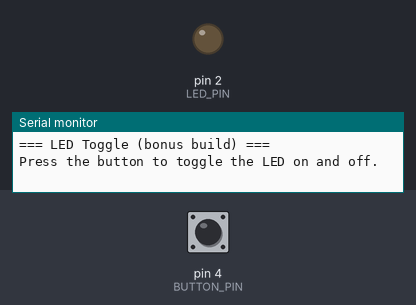
Bench run of a sketch on a simulated Arduino Uno, built for the host (arithmetic inside an expression is 32-bit, double 64-bit). Shown: output pins drawn as LEDs (lit = HIGH), the last lines printed to the serial monitor. The test bench sets the inputs (shaded band); at power-on: pin 4 (BUTTON_PIN) LOW.

Above: at 1.2 s.
1.3 s: pin 4 (BUTTON_PIN) pulled HIGH for 0.15 s
At 1.7 s:
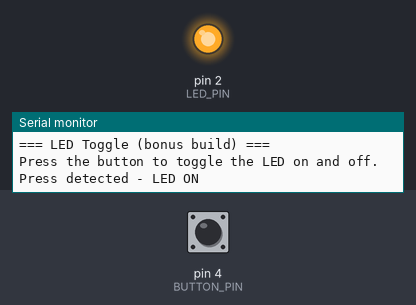
2.9 s: pin 4 (BUTTON_PIN) pulled HIGH for 1 s
At 4.1 s:
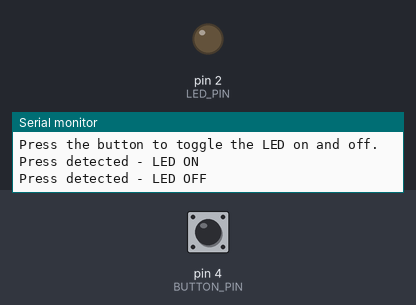
5.4 s: pin 4 (BUTTON_PIN) pulled HIGH for 3.2 s
At 6.0 s:
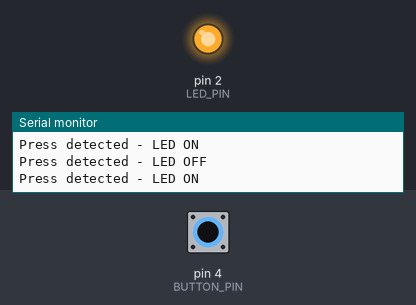
Timing chart, 0 to 8.4 s (numbered marks = the images above; inputs shaded):
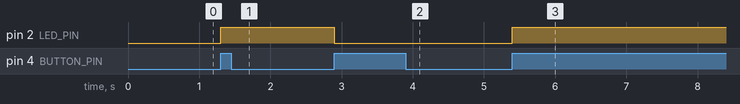

Measured:
- after the input at 1.3 s, pin 2 (LED_PIN): LOW → HIGH at once
- after the input at 2.9 s, pin 2 (LED_PIN): HIGH → LOW at once
- after the input at 5.4 s, pin 2 (LED_PIN): LOW → HIGH at once

The sketch:

code-led-button-toggle.ino
```cpp
// ==========================================
// WORKSHOP 1 (BONUS): LED TOGGLED BY BUTTON
// Press once = LED on. Press again = LED off.
// ==========================================
//
// Hardware: 1x LED + 1x 220 ohm resistor + 1x push button
// Pins: GPIO 2 -> LED, GPIO 4 -> Button
// Libraries: None (built-in only)
//
// This is the SAME circuit as code-led-button.ino. Only the code changes.
//
// HOW IT DIFFERS FROM THE MAIN PROJECT:
//   Main project (code-led-button.ino): LED is on ONLY while the button is held.
//   This bonus build:                   LED toggles - one press turns it on and
//                                       it STAYS on; the next press turns it off.
//
// The trick is "edge detection": instead of reacting to the button being HIGH,
// we react to the *moment* it changes from LOW to HIGH (the "rising edge" - the
// instant of the press). We do that by remembering the previous reading.

// ===== PIN DEFINITIONS =====
const int LED_PIN = 2;      // LED connected to GPIO pin 2
const int BUTTON_PIN = 4;   // Button connected to GPIO pin 4

// ===== STATE VARIABLES =====
// These keep their value between loop() runs.
bool ledOn = false;             // Is the LED currently on? Starts off.
int lastButtonState = LOW;      // What the button read on the previous loop.

// ===== SETUP (runs once at startup) =====
void setup() {
  Serial.begin(9600);

  pinMode(LED_PIN, OUTPUT);            // LED is something we control (output)
  pinMode(BUTTON_PIN, INPUT_PULLDOWN); // Button is an input; internal pull-down
                                       // keeps it LOW until the button is pressed

  digitalWrite(LED_PIN, LOW);          // Make sure the LED starts off

  Serial.println("=== LED Toggle (bonus build) ===");
  Serial.println("Press the button to toggle the LED on and off.");
  Serial.println("");
}

// ===== MAIN PROGRAM (runs forever) =====
void loop() {
  // Read the button right now.
  int buttonState = digitalRead(BUTTON_PIN);

  // Rising edge: it was LOW last time, and it is HIGH now.
  // That means the button was just pressed THIS loop.
  if (buttonState == HIGH && lastButtonState == LOW) {
    ledOn = !ledOn;                       // Flip the LED state (on->off, off->on)
    digitalWrite(LED_PIN, ledOn ? HIGH : LOW);
    Serial.println(ledOn ? "Press detected - LED ON" : "Press detected - LED OFF");

    // Small wait so a single press isn't read as several presses
    // (a cheap form of "debouncing" - see Stretch 4 in the main project
    // for a more robust, non-blocking approach).
    delay(50);
  }

  // Remember this reading so the next loop can compare against it.
  lastButtonState = buttonState;
}

// ===== HOW THIS WORKS =====
// 1. We track two things across loops: whether the LED is on (ledOn) and what
//    the button read last time (lastButtonState).
// 2. Every loop we read the button. If it just went from LOW to HIGH, that is
//    a fresh press, so we flip ledOn and update the LED.
// 3. Because we only act on the *change*, holding the button down does nothing
//    extra - the LED stays in whatever state the last press set.

// ===== TRY THIS =====
// Experiment 1: Remove the `&& lastButtonState == LOW` check. Now the LED flips
//               every loop while held - it flickers. That check is what makes
//               one press equal one toggle.
// Experiment 2: Replace the delay(50) debounce with a millis()-based debounce
//               so the loop never blocks (see Stretch 4 in code-led-button.ino).
```
